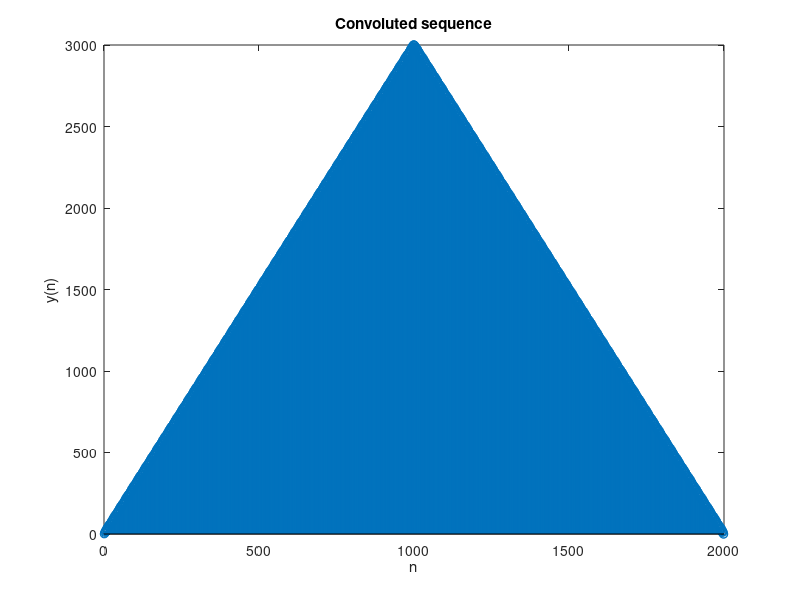

Reproduce this figure in MATLAB.
% Duplicate convolution with for loop

% make matrix
basisN = 1000;
basisA = [1 2 3 4 0];
basisB = [1 2 3 0];

A = repmat(basisA, 1, basisN/length(basisA));
B = repmat(basisB, 1, basisN/length(basisB));

% calc started
Al = length(A);
Bl = length(B);

N = 1 : Al+Bl-1;
Nl = length(N);

y = zeros(1, Nl);

for i = N
    for j = 1 : Al
        if((i+1-j) > 0)
            if((i+1-j) > Bl)
              y(i) = y(i);
            else
              y(i) = y(i) + A(j) * B(i+1-j);
            end
        end
    end
end

disp(y);
stem(N, y);
title('Convoluted sequence'); xlabel('n'); ylabel('y(n)');